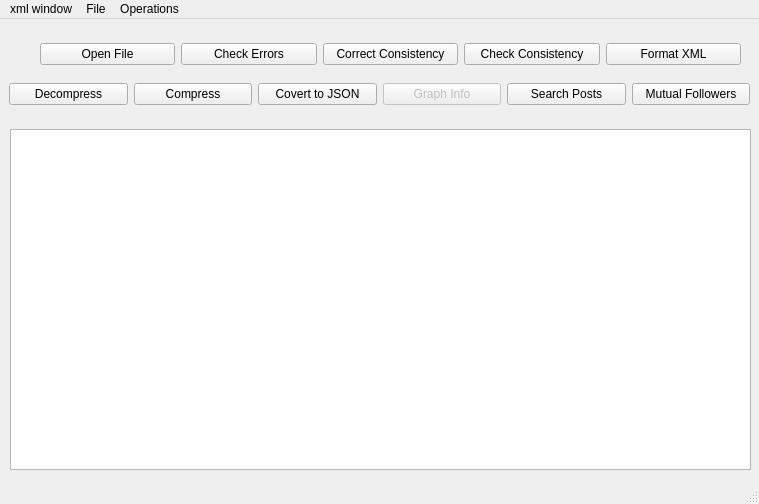
<?xml version="1.0" encoding="UTF-8"?>
<ui version="4.0">
 <class>MainWindow</class>
 <widget class="QMainWindow" name="MainWindow">
  <property name="geometry">
   <rect>
    <x>0</x>
    <y>0</y>
    <width>759</width>
    <height>504</height>
   </rect>
  </property>
  <property name="windowTitle">
   <string>MainWindow</string>
  </property>
  <widget class="QWidget" name="centralwidget">
   <widget class="QTextBrowser" name="textBrowser">
    <property name="geometry">
     <rect>
      <x>10</x>
      <y>110</y>
      <width>741</width>
      <height>341</height>
     </rect>
    </property>
   </widget>
   <widget class="QWidget" name="horizontalLayoutWidget">
    <property name="geometry">
     <rect>
      <x>40</x>
      <y>10</y>
      <width>701</width>
      <height>51</height>
     </rect>
    </property>
    <layout class="QHBoxLayout" name="horizontalLayout">
     <item>
      <widget class="QPushButton" name="pushButton_13">
       <property name="text">
        <string>Open File</string>
       </property>
      </widget>
     </item>
     <item>
      <widget class="QPushButton" name="pushButton_4">
       <property name="text">
        <string>Check Errors</string>
       </property>
      </widget>
     </item>
     <item>
      <widget class="QPushButton" name="pushButton_7">
       <property name="text">
        <string>Correct Consistency</string>
       </property>
      </widget>
     </item>
     <item>
      <widget class="QPushButton" name="pushButton_2">
       <property name="text">
        <string>Check Consistency</string>
       </property>
      </widget>
     </item>
     <item>
      <widget class="QPushButton" name="pushButton">
       <property name="text">
        <string>Format XML</string>
       </property>
      </widget>
     </item>
    </layout>
   </widget>
   <widget class="QWidget" name="horizontalLayoutWidget_2">
    <property name="geometry">
     <rect>
      <x>9</x>
      <y>50</y>
      <width>741</width>
      <height>51</height>
     </rect>
    </property>
    <layout class="QHBoxLayout" name="horizontalLayout_2">
     <item>
      <widget class="QPushButton" name="pushButton_6">
       <property name="text">
        <string>Decompress</string>
       </property>
      </widget>
     </item>
     <item>
      <widget class="QPushButton" name="pushButton_5">
       <property name="text">
        <string>Compress</string>
       </property>
      </widget>
     </item>
     <item>
      <widget class="QPushButton" name="pushButton_8">
       <property name="text">
        <string>Covert to JSON</string>
       </property>
      </widget>
     </item>
     <item>
      <widget class="QPushButton" name="pushButton_9">
       <property name="enabled">
        <bool>false</bool>
       </property>
       <property name="text">
        <string>Graph Info</string>
       </property>
      </widget>
     </item>
     <item>
      <widget class="QPushButton" name="pushButton_10">
       <property name="text">
        <string>Search Posts</string>
       </property>
      </widget>
     </item>
     <item>
      <widget class="QPushButton" name="pushButton_11">
       <property name="text">
        <string>Mutual Followers</string>
       </property>
      </widget>
     </item>
    </layout>
   </widget>
  </widget>
  <widget class="QMenuBar" name="menubar">
   <property name="geometry">
    <rect>
     <x>0</x>
     <y>0</y>
     <width>759</width>
     <height>26</height>
    </rect>
   </property>
   <widget class="QMenu" name="menuxml_window">
    <property name="title">
     <string>xml window</string>
    </property>
   </widget>
   <widget class="QMenu" name="menuFile">
    <property name="title">
     <string>File</string>
    </property>
    <addaction name="actionOpen"/>
    <addaction name="actionSave"/>
    <addaction name="actionSave_as"/>
   </widget>
   <widget class="QMenu" name="menuOperations">
    <property name="title">
     <string>Operations</string>
    </property>
    <addaction name="actionFormat"/>
    <addaction name="actionMinify"/>
    <addaction name="actionConvert_to_JSON"/>
    <addaction name="actionCompress"/>
    <addaction name="actionSearch_the_Graph"/>
    <addaction name="actionUndo"/>
    <addaction name="actionRedo"/>
   </widget>
   <addaction name="menuxml_window"/>
   <addaction name="menuFile"/>
   <addaction name="menuOperations"/>
  </widget>
  <widget class="QStatusBar" name="statusbar"/>
  <action name="actionOpen">
   <property name="text">
    <string>Open</string>
   </property>
  </action>
  <action name="actionSave">
   <property name="text">
    <string>Save</string>
   </property>
  </action>
  <action name="actionSave_as">
   <property name="text">
    <string>Save as</string>
   </property>
  </action>
  <action name="actionFormat">
   <property name="text">
    <string>Format</string>
   </property>
  </action>
  <action name="actionMinify">
   <property name="text">
    <string>Minify</string>
   </property>
  </action>
  <action name="actionConvert_to_JSON">
   <property name="text">
    <string>Convert to JSON</string>
   </property>
  </action>
  <action name="actionCompress">
   <property name="text">
    <string>Compress</string>
   </property>
  </action>
  <action name="actionSearch_the_Graph">
   <property name="text">
    <string>Search the Graph</string>
   </property>
  </action>
  <action name="actionUndo">
   <property name="text">
    <string>Undo</string>
   </property>
  </action>
  <action name="actionRedo">
   <property name="text">
    <string>Redo</string>
   </property>
  </action>
 </widget>
 <resources/>
 <connections/>
</ui>
